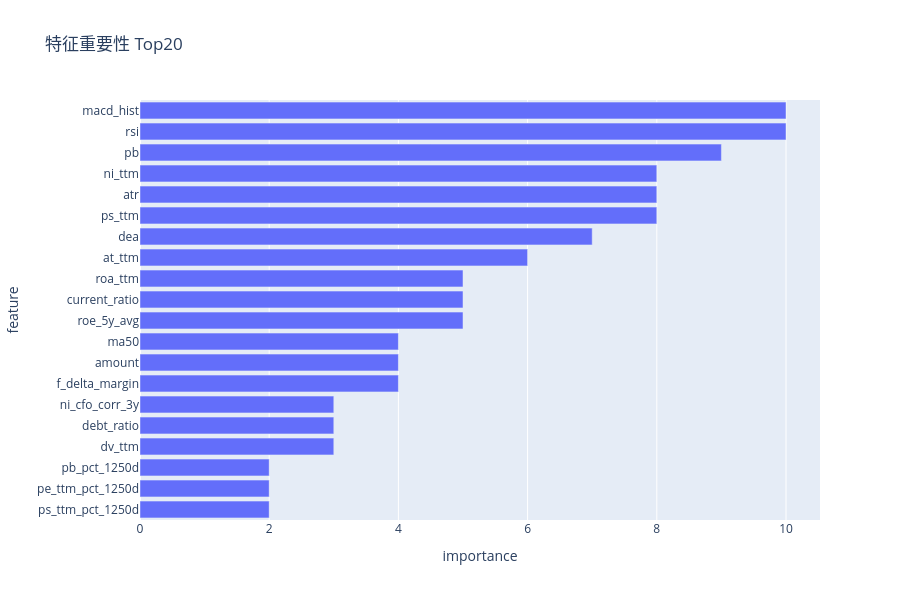
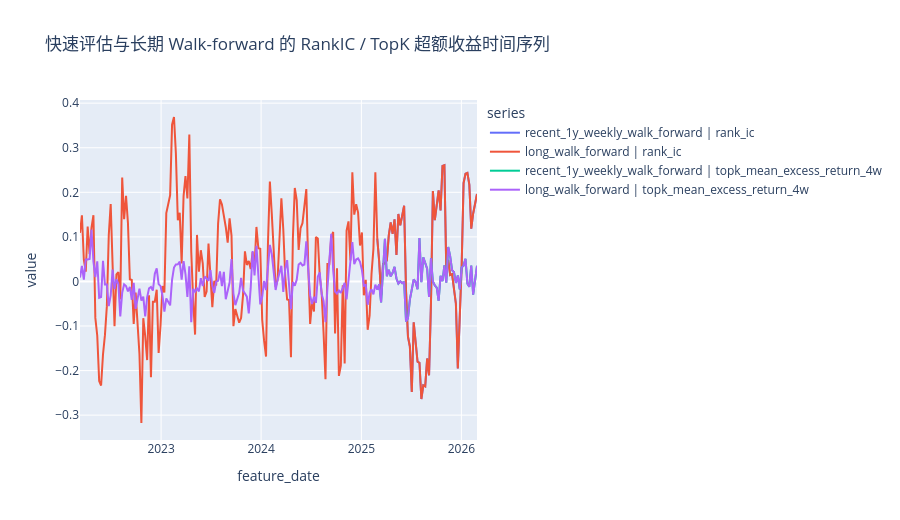
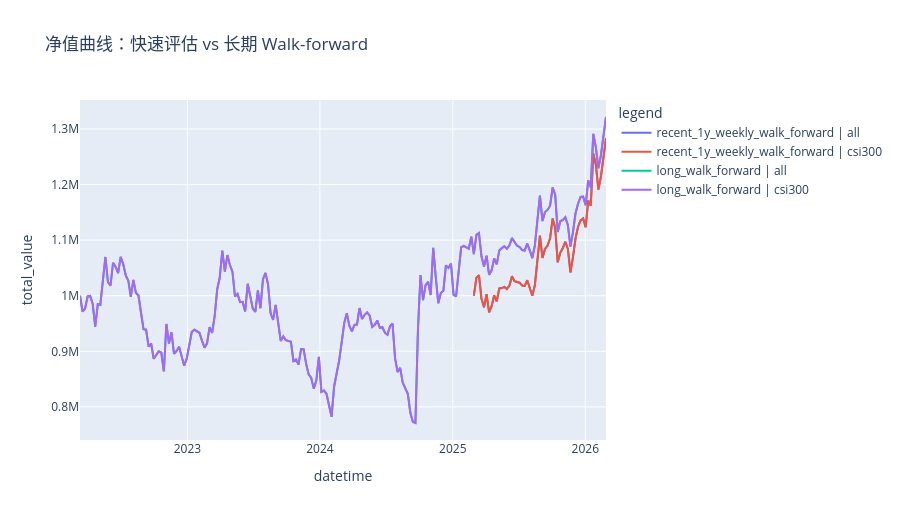
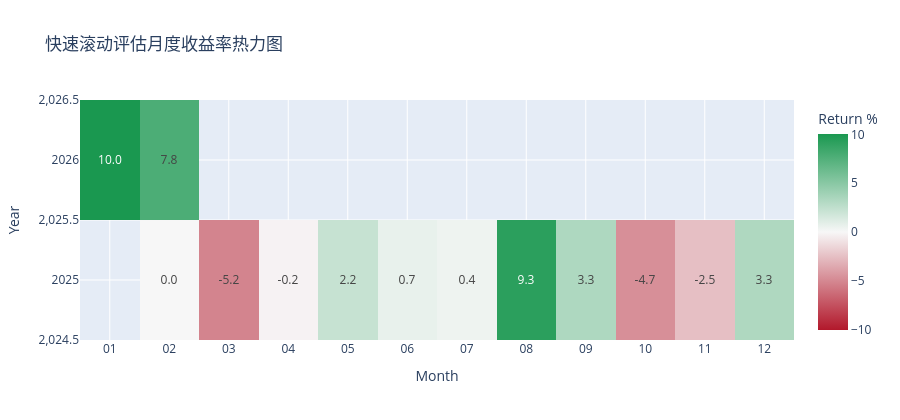

The notebook cell these images were saved under, in order:
### Markdown cell above
## 9. 分析与可视化

这一节聚合输出特征重要性、快速评估与长期 walk-forward 的 RankIC/TopK 序列、净值曲线、切片表现和最新预测表。

### Code cell
display(Markdown("**快速滚动评估摘要**"))
display(rolling_summary)
display(rolling_backtest_metric_frame)
if LONG_WALK_FORWARD_ENABLED and not walk_forward_summary.empty:
    display(Markdown("**长期 Walk-forward 摘要**"))
    display(walk_forward_summary)
    display(walk_forward_backtest_metric_frame)

overview_rows = [
    {
        "evaluation_name": "recent_1y_weekly_walk_forward",
        "rank_ic_ir": _format_metric(rolling_summary.iloc[0]["rank_ic_ir"]) if not rolling_summary.empty else "NA",
        "topk_mean_excess_return_4w": _format_metric(rolling_summary.iloc[0]["topk_mean_excess_return_4w"]) if not rolling_summary.empty else "NA",
        "strategy_total_return": _format_metric(backtest_metrics.get("strategy_total_return")),
        "strategy_max_drawdown": _format_metric(backtest_metrics.get("strategy_max_drawdown")),
        "strategy_total_cost": _format_metric(backtest_metrics.get("strategy_total_cost")),
        "strategy_turnover_ratio_total": _format_metric(backtest_metrics.get("strategy_turnover_ratio_total")),
        "evaluation_dates": len(rolling_eval_dates),
    }
]
if LONG_WALK_FORWARD_ENABLED and not walk_forward_summary.empty:
    overview_rows.append(
        {
            "evaluation_name": "long_walk_forward",
            "rank_ic_ir": _format_metric(walk_forward_summary.iloc[0]["rank_ic_ir"]),
            "topk_mean_excess_return_4w": _format_metric(walk_forward_summary.iloc[0]["topk_mean_excess_return_4w"]),
            "strategy_total_return": _format_metric(walk_forward_backtest_metrics.get("strategy_total_return")),
            "strategy_max_drawdown": _format_metric(walk_forward_backtest_metrics.get("strategy_max_drawdown")),
            "strategy_total_cost": _format_metric(walk_forward_backtest_metrics.get("strategy_total_cost")),
            "strategy_turnover_ratio_total": _format_metric(walk_forward_backtest_metrics.get("strategy_turnover_ratio_total")),
            "evaluation_dates": len(walk_forward_eval_dates),
        }
    )
display(Markdown("**窗口结果对比**"))
display(pd.DataFrame(overview_rows))

cost_frames = [rolling_backtest_metric_frame.copy()] if not rolling_backtest_metric_frame.empty else []
if LONG_WALK_FORWARD_ENABLED and not walk_forward_backtest_metric_frame.empty:
    cost_frames.append(walk_forward_backtest_metric_frame.copy())
if cost_frames:
    cost_compare = pd.concat(cost_frames, ignore_index=True)
    display(Markdown("**净收益回测成本拆解**"))
    display(
        cost_compare[
            [
                "evaluation_name",
                "strategy_total_cost",
                "strategy_commission",
                "strategy_exchange_fee",
                "strategy_transfer_fee",
                "strategy_stamp_duty",
                "strategy_impact_cost",
                "strategy_gross_trade_value",
                "strategy_turnover_ratio_total",
                "strategy_trade_count",
                "backtest_mode",
                "execution_price",
            ]
        ]
    )

importance_fig = px.bar(
    feature_importance_frame.head(20).sort_values("importance", ascending=True),
    x="importance",
    y="feature",
    orientation="h",
    title="特征重要性 Top20",
)
importance_fig.update_layout(height=600)
importance_fig.show()

detail_frames = [rolling_details.copy()]
if LONG_WALK_FORWARD_ENABLED and not walk_forward_details.empty:
    detail_frames.append(walk_forward_details.copy())
detail_plot = pd.concat(detail_frames, ignore_index=True).melt(
    id_vars=["feature_date", "recipe", "evaluation_name"],
    value_vars=["rank_ic", "topk_mean_excess_return_4w"],
    var_name="metric",
    value_name="value",
)
detail_plot["series"] = detail_plot["evaluation_name"].astype(str) + " | " + detail_plot["metric"].astype(str)
detail_fig = px.line(
    detail_plot,
    x="feature_date",
    y="value",
    color="series",
    title="快速评估与长期 Walk-forward 的 RankIC / TopK 超额收益时间序列",
)
detail_fig.update_layout(height=520)
detail_fig.show()

equity_plot_frames = []
if not equity_curve_frame.empty:
    equity_plot_frames.append(equity_curve_frame.copy())
if not slice_equity_curve_frame.empty:
    equity_plot_frames.append(slice_equity_curve_frame.copy())
if LONG_WALK_FORWARD_ENABLED and not walk_forward_equity_curve_frame.empty:
    equity_plot_frames.append(walk_forward_equity_curve_frame.copy())
if LONG_WALK_FORWARD_ENABLED and not walk_forward_slice_equity_curve_frame.empty:
    equity_plot_frames.append(walk_forward_slice_equity_curve_frame.copy())

if equity_plot_frames:
    equity_plot = pd.concat(equity_plot_frames, ignore_index=True)
    equity_plot["legend"] = equity_plot["evaluation_name"].astype(str) + " | " + equity_plot["series"].astype(str)
    equity_fig = px.line(
        equity_plot,
        x="datetime",
        y="total_value",
        color="legend",
        title="净值曲线：快速评估 vs 长期 Walk-forward",
    )
    equity_fig.update_layout(height=520)
    equity_fig.show()

rolling_monthly_return_heatmap = _build_monthly_return_heatmap_frame(equity_curve_frame)
rolling_annual_return_heatmap = _build_annual_return_heatmap_frame(equity_curve_frame)
display(Markdown("**快速滚动评估收益率热力图**"))
_render_return_heatmap(
    rolling_monthly_return_heatmap,
    title="快速滚动评估月度收益率热力图",
    x_label="Month",
    y_label="Year",
)
_render_return_heatmap(
    rolling_annual_return_heatmap,
    title="快速滚动评估年度收益率热力图",
    x_label="Year",
    y_label="Series",
)

if LONG_WALK_FORWARD_ENABLED and not walk_forward_equity_curve_frame.empty:
    walk_forward_monthly_return_heatmap = _build_monthly_return_heatmap_frame(walk_forward_equity_curve_frame)
    walk_forward_annual_return_heatmap = _build_annual_return_heatmap_frame(walk_forward_equity_curve_frame)
    display(Markdown("**长期 Walk-forward 收益率热力图**"))
    _render_return_heatmap(
        walk_forward_monthly_return_heatmap,
        title="长期 Walk-forward 月度收益率热力图",
        x_label="Month",
        y_label="Year",
    )
    _render_return_heatmap(
        walk_forward_annual_return_heatmap,
        title="长期 Walk-forward 年度收益率热力图",
        x_label="Year",
        y_label="Series",
    )
else:
    walk_forward_monthly_return_heatmap = pd.DataFrame()
    walk_forward_annual_return_heatmap = pd.DataFrame()
    if LONG_WALK_FORWARD_ENABLED:
        display(Markdown("**长期 Walk-forward 收益率热力图**：净值曲线为空，已跳过。"))
    else:
        display(Markdown("**长期 Walk-forward 收益率热力图**：当前未启用长期 Walk-forward。"))

slice_summary_frames = []
if not slice_summary_frame.empty:
    slice_summary_frames.append(slice_summary_frame.copy())
if LONG_WALK_FORWARD_ENABLED and not walk_forward_slice_summary_frame.empty:
    slice_summary_frames.append(walk_forward_slice_summary_frame.copy())

if slice_summary_frames:
    combined_slice_summary = pd.concat(slice_summary_frames, ignore_index=True)
    slice_rank_fig = px.bar(
        combined_slice_summary,
        x="slice",
        y="rank_ic_ir",
        color="evaluation_name",
        barmode="group",
        title="切片 RankIC_IR 对比",
    )
    slice_rank_fig.update_layout(height=420)
    slice_rank_fig.show()
else:
    display(Markdown("**切片图表**：当前 universe 无可展示的 CSI300 / CSI500 切片。"))

display(Markdown(f"**最新预测日期**：`{pd.Timestamp(latest_feature_date).date()}`"))
display(
    latest_prediction_with_labels[
        [
            column
            for column in [
                "instrument",
                "score",
                "future_return_4w",
                LABEL_COLUMN,
                "l1_name",
                "in_csi300",
                "in_csi500",
            ]
            if column in latest_prediction_with_labels.columns
        ]
    ].head(20)
)

### Figure 1 — Plotly figure (JSON) as saved in the notebook; plotly's stock layout.template omitted (floating-point values rounded to 4 significant figures)
{"data": [{"hovertemplate": "importance=%{x}<br>feature=%{y}<extra></extra>", "legendgroup": "", "marker": {"color": "#636efa", "pattern": {"shape": ""}}, "name": "", "orientation": "h", "showlegend": false, "textposition": "auto", "type": "bar", "x": [2, 2, 2, 3, 3, 3, 4, 4, 4, 5, 5, 5, 6, 7, 8, 8, 8, 9, 10, 10], "xaxis": "x", "y": ["ps_ttm_pct_1250d", "pe_ttm_pct_1250d", "pb_pct_1250d", "dv_ttm", "debt_ratio", "ni_cfo_corr_3y", "f_delta_margin", "amount", "ma50", "roe_5y_avg", "current_ratio", "roa_ttm", "at_ttm", "dea", "ps_ttm", "atr", "ni_ttm", "pb", "rsi", "macd_hist"], "yaxis": "y"}], "layout": {"barmode": "relative", "height": 600, "legend": {"tracegroupgap": 0}, "title": {"text": "特征重要性 Top20"}, "xaxis": {"anchor": "y", "domain": [0, 1], "title": {"text": "importance"}}, "yaxis": {"anchor": "x", "domain": [0, 1], "title": {"text": "feature"}}}}

### Figure 2 — Plotly figure (JSON) as saved in the notebook; plotly's stock layout.template omitted (floating-point values rounded to 4 significant figures; data arrays with more than 128 entries replaced by an {"elided": "..."} marker saying what was removed)
{"data": [{"hovertemplate": "series=recent_1y_weekly_walk_forward | rank_ic<br>feature_date=%{x}<br>value=%{y}<extra></extra>", "legendgroup": "recent_1y_weekly_walk_forward | rank_ic", "line": {"color": "#636efa", "dash": "solid"}, "marker": {"symbol": "circle"}, "mode": "lines", "name": "recent_1y_weekly_walk_forward | rank_ic", "orientation": "v", "showlegend": true, "type": "scatter", "x": ["2025-02-28T00:00:00.000000000", "2025-03-07T00:00:00.000000000", "2025-03-14T00:00:00.000000000", "2025-03-21T00:00:00.000000000", "2025-03-28T00:00:00.000000000", "2025-04-04T00:00:00.000000000", "2025-04-11T00:00:00.000000000", "2025-04-18T00:00:00.000000000", "2025-04-25T00:00:00.000000000", "2025-05-02T00:00:00.000000000", "2025-05-09T00:00:00.000000000", "2025-05-16T00:00:00.000000000", "2025-05-23T00:00:00.000000000", "2025-05-30T00:00:00.000000000", "2025-06-06T00:00:00.000000000", "2025-06-13T00:00:00.000000000", "2025-06-20T00:00:00.000000000", "2025-06-27T00:00:00.000000000", "2025-07-04T00:00:00.000000000", "2025-07-11T00:00:00.000000000", "2025-07-18T00:00:00.000000000", "2025-07-25T00:00:00.000000000", "2025-08-01T00:00:00.000000000", "2025-08-08T00:00:00.000000000", "2025-08-15T00:00:00.000000000", "2025-08-22T00:00:00.000000000", "2025-08-29T00:00:00.000000000", "2025-09-05T00:00:00.000000000", "2025-09-12T00:00:00.000000000", "2025-09-19T00:00:00.000000000", "2025-09-26T00:00:00.000000000", "2025-10-03T00:00:00.000000000", "2025-10-10T00:00:00.000000000", "2025-10-17T00:00:00.000000000", "2025-10-24T00:00:00.000000000", "2025-10-31T00:00:00.000000000", "2025-11-07T00:00:00.000000000", "2025-11-14T00:00:00.000000000", "2025-11-21T00:00:00.000000000", "2025-11-28T00:00:00.000000000", "2025-12-05T00:00:00.000000000", "2025-12-12T00:00:00.000000000", "2025-12-19T00:00:00.000000000", "2025-12-26T00:00:00.000000000", "2026-01-02T00:00:00.000000000", "2026-01-09T00:00:00.000000000", "2026-01-16T00:00:00.000000000", "2026-01-23T00:00:00.000000000", "2026-01-30T00:00:00.000000000", "2026-02-06T00:00:00.000000000", "2026-02-13T00:00:00.000000000", "2026-02-27T00:00:00.000000000"], "xaxis": "x", "y": [0.09624, 0.04473, -0.0308, 0.03916, 0.04107, 0.0471, 0.1032, 0.1323, 0.1066, 0.1394, 0.05939, 0.1513, 0.1257, 0.1485, 0.1699, -0.02128, -0.1239, -0.1459, -0.2479, -0.09178, -0.1362, -0.1802, -0.1826, -0.2638, -0.2331, -0.2353, -0.1729, -0.2107, -0.0489, 0.2028, 0.1377, 0.1698, 0.2045, 0.1592, 0.2591, 0.2608, 0.02199, 0.04818, 0.01451, 0.01643, -0.02378, -0.04999, -0.1951, -0.08557, 0.03407, 0.2206, 0.2415, 0.2434, 0.2171, 0.1183, 0.1525, 0.1963], "yaxis": "y"}, {"hovertemplate": "series=long_walk_forward | rank_ic<br>feature_date=%{x}<br>value=%{y}<extra></extra>", "legendgroup": "long_walk_forward | rank_ic", "line": {"color": "#EF553B", "dash": "solid"}, "marker": {"symbol": "circle"}, "mode": "lines", "name": "long_walk_forward | rank_ic", "orientation": "v", "showlegend": true, "type": "scatter", "x": {"elided": "203 str values"}, "xaxis": "x", "y": {"elided": "203 float values"}, "yaxis": "y"}, {"hovertemplate": "series=recent_1y_weekly_walk_forward | topk_mean_excess_return_4w<br>feature_date=%{x}<br>value=%{y}<extra></extra>", "legendgroup": "recent_1y_weekly_walk_forward | topk_mean_excess_return_4w", "line": {"color": "#00cc96", "dash": "solid"}, "marker": {"symbol": "circle"}, "mode": "lines", "name": "recent_1y_weekly_walk_forward | topk_mean_excess_return_4w", "orientation": "v", "showlegend": true, "type": "scatter", "x": ["2025-02-28T00:00:00.000000000", "2025-03-07T00:00:00.000000000", "2025-03-14T00:00:00.000000000", "2025-03-21T00:00:00.000000000", "2025-03-28T00:00:00.000000000", "2025-04-04T00:00:00.000000000", "2025-04-11T00:00:00.000000000", "2025-04-18T00:00:00.000000000", "2025-04-25T00:00:00.000000000", "2025-05-02T00:00:00.000000000", "2025-05-09T00:00:00.000000000", "2025-05-16T00:00:00.000000000", "2025-05-23T00:00:00.000000000", "2025-05-30T00:00:00.000000000", "2025-06-06T00:00:00.000000000", "2025-06-13T00:00:00.000000000", "2025-06-20T00:00:00.000000000", "2025-06-27T00:00:00.000000000", "2025-07-04T00:00:00.000000000", "2025-07-11T00:00:00.000000000", "2025-07-18T00:00:00.000000000", "2025-07-25T00:00:00.000000000", "2025-08-01T00:00:00.000000000", "2025-08-08T00:00:00.000000000", "2025-08-15T00:00:00.000000000", "2025-08-22T00:00:00.000000000", "2025-08-29T00:00:00.000000000", "2025-09-05T00:00:00.000000000", "2025-09-12T00:00:00.000000000", "2025-09-19T00:00:00.000000000", "2025-09-26T00:00:00.000000000", "2025-10-03T00:00:00.000000000", "2025-10-10T00:00:00.000000000", "2025-10-17T00:00:00.000000000", "2025-10-24T00:00:00.000000000", "2025-10-31T00:00:00.000000000", "2025-11-07T00:00:00.000000000", "2025-11-14T00:00:00.000000000", "2025-11-21T00:00:00.000000000", "2025-11-28T00:00:00.000000000", "2025-12-05T00:00:00.000000000", "2025-12-12T00:00:00.000000000", "2025-12-19T00:00:00.000000000", "2025-12-26T00:00:00.000000000", "2026-01-02T00:00:00.000000000", "2026-01-09T00:00:00.000000000", "2026-01-16T00:00:00.000000000", "2026-01-23T00:00:00.000000000", "2026-01-30T00:00:00.000000000", "2026-02-06T00:00:00.000000000", "2026-02-13T00:00:00.000000000", "2026-02-27T00:00:00.000000000"], "xaxis": "x", "y": [-0.01826, -0.00623, -0.04711, 0.02339, 0.09551, 0.01185, 0.02614, 0.01133, 0.01936, 0.03258, 0.006581, -0.004592, 0.0002848, -0.003734, -0.0007914, -0.08977, -0.0826, -0.04071, -0.01763, 0.004662, -0.001915, -0.01724, 0.09739, -0.001449, 0.05411, 0.04031, 0.02846, -0.0347, 0.05209, -9.83e-05, -0.009216, -0.01383, -0.04339, 0.01275, 0.0007228, 0.03624, -0.002798, 0.07739, 0.05685, 0.02555, 0.0206, -0.003283, 0.01343, -0.01765, 0.03158, 0.03545, 0.05081, -0.004915, -0.01211, 0.03554, -0.02974, 0.03506], "yaxis": "y"}, {"hovertemplate": "series=long_walk_forward | topk_mean_excess_return_4w<br>feature_date=%{x}<br>value=%{y}<extra></extra>", "legendgroup": "long_walk_forward | topk_mean_excess_return_4w", "line": {"color": "#ab63fa", "dash": "solid"}, "marker": {"symbol": "circle"}, "mode": "lines", "name": "long_walk_forward | topk_mean_excess_return_4w", "orientation": "v", "showlegend": true, "type": "scatter", "x": {"elided": "203 str values"}, "xaxis": "x", "y": {"elided": "203 float values"}, "yaxis": "y"}], "layout": {"height": 520, "legend": {"title": {"text": "series"}, "tracegroupgap": 0}, "title": {"text": "快速评估与长期 Walk-forward 的 RankIC / TopK 超额收益时间序列"}, "xaxis": {"anchor": "y", "domain": [0, 1], "title": {"text": "feature_date"}}, "yaxis": {"anchor": "x", "domain": [0, 1], "title": {"text": "value"}}}}

### Figure 3 — Plotly figure (JSON) as saved in the notebook; plotly's stock layout.template omitted (floating-point values rounded to 4 significant figures; data arrays with more than 128 entries replaced by an {"elided": "..."} marker saying what was removed)
{"data": [{"hovertemplate": "legend=recent_1y_weekly_walk_forward | all<br>datetime=%{x}<br>total_value=%{y}<extra></extra>", "legendgroup": "recent_1y_weekly_walk_forward | all", "line": {"color": "#636efa", "dash": "solid"}, "marker": {"symbol": "circle"}, "mode": "lines", "name": "recent_1y_weekly_walk_forward | all", "orientation": "v", "showlegend": true, "type": "scatter", "x": ["2025-02-28T00:00:00.000000000", "2025-03-07T00:00:00.000000000", "2025-03-14T00:00:00.000000000", "2025-03-21T00:00:00.000000000", "2025-03-28T00:00:00.000000000", "2025-04-04T00:00:00.000000000", "2025-04-11T00:00:00.000000000", "2025-04-18T00:00:00.000000000", "2025-04-25T00:00:00.000000000", "2025-05-02T00:00:00.000000000", "2025-05-09T00:00:00.000000000", "2025-05-16T00:00:00.000000000", "2025-05-23T00:00:00.000000000", "2025-05-30T00:00:00.000000000", "2025-06-06T00:00:00.000000000", "2025-06-13T00:00:00.000000000", "2025-06-20T00:00:00.000000000", "2025-06-27T00:00:00.000000000", "2025-07-04T00:00:00.000000000", "2025-07-11T00:00:00.000000000", "2025-07-18T00:00:00.000000000", "2025-07-25T00:00:00.000000000", "2025-08-01T00:00:00.000000000", "2025-08-08T00:00:00.000000000", "2025-08-15T00:00:00.000000000", "2025-08-22T00:00:00.000000000", "2025-08-29T00:00:00.000000000", "2025-09-05T00:00:00.000000000", "2025-09-12T00:00:00.000000000", "2025-09-19T00:00:00.000000000", "2025-09-26T00:00:00.000000000", "2025-10-03T00:00:00.000000000", "2025-10-10T00:00:00.000000000", "2025-10-17T00:00:00.000000000", "2025-10-24T00:00:00.000000000", "2025-10-31T00:00:00.000000000", "2025-11-07T00:00:00.000000000", "2025-11-14T00:00:00.000000000", "2025-11-21T00:00:00.000000000", "2025-11-28T00:00:00.000000000", "2025-12-05T00:00:00.000000000", "2025-12-12T00:00:00.000000000", "2025-12-19T00:00:00.000000000", "2025-12-26T00:00:00.000000000", "2026-01-02T00:00:00.000000000", "2026-01-09T00:00:00.000000000", "2026-01-16T00:00:00.000000000", "2026-01-23T00:00:00.000000000", "2026-01-30T00:00:00.000000000", "2026-02-06T00:00:00.000000000", "2026-02-13T00:00:00.000000000", "2026-02-27T00:00:00.000000000"], "xaxis": "x", "y": [1000000.0, 1033000.0, 1037000.0, 994500.0, 979100.0, 1003000.0, 970000.0, 981200.0, 1001000.0, 989900.0, 1013000.0, 1014000.0, 1016000.0, 1012000.0, 1018000.0, 1035000.0, 1026000.0, 1025000.0, 1023000.0, 1018000.0, 1018000.0, 1028000.0, 1014000.0, 1000000.0, 1019000.0, 1065000.0, 1108000.0, 1068000.0, 1084000.0, 1090000.0, 1103000.0, 1139000.0, 1122000.0, 1060000.0, 1077000.0, 1086000.0, 1097000.0, 1084000.0, 1042000.0, 1070000.0, 1103000.0, 1124000.0, 1135000.0, 1139000.0, 1123000.0, 1172000.0, 1162000.0, 1256000.0, 1236000.0, 1191000.0, 1214000.0, 1284000.0], "yaxis": "y"}, {"hovertemplate": "legend=recent_1y_weekly_walk_forward | csi300<br>datetime=%{x}<br>total_value=%{y}<extra></extra>", "legendgroup": "recent_1y_weekly_walk_forward | csi300", "line": {"color": "#EF553B", "dash": "solid"}, "marker": {"symbol": "circle"}, "mode": "lines", "name": "recent_1y_weekly_walk_forward | csi300", "orientation": "v", "showlegend": true, "type": "scatter", "x": ["2025-02-28T00:00:00.000000000", "2025-03-07T00:00:00.000000000", "2025-03-14T00:00:00.000000000", "2025-03-21T00:00:00.000000000", "2025-03-28T00:00:00.000000000", "2025-04-04T00:00:00.000000000", "2025-04-11T00:00:00.000000000", "2025-04-18T00:00:00.000000000", "2025-04-25T00:00:00.000000000", "2025-05-02T00:00:00.000000000", "2025-05-09T00:00:00.000000000", "2025-05-16T00:00:00.000000000", "2025-05-23T00:00:00.000000000", "2025-05-30T00:00:00.000000000", "2025-06-06T00:00:00.000000000", "2025-06-13T00:00:00.000000000", "2025-06-20T00:00:00.000000000", "2025-06-27T00:00:00.000000000", "2025-07-04T00:00:00.000000000", "2025-07-11T00:00:00.000000000", "2025-07-18T00:00:00.000000000", "2025-07-25T00:00:00.000000000", "2025-08-01T00:00:00.000000000", "2025-08-08T00:00:00.000000000", "2025-08-15T00:00:00.000000000", "2025-08-22T00:00:00.000000000", "2025-08-29T00:00:00.000000000", "2025-09-05T00:00:00.000000000", "2025-09-12T00:00:00.000000000", "2025-09-19T00:00:00.000000000", "2025-09-26T00:00:00.000000000", "2025-10-03T00:00:00.000000000", "2025-10-10T00:00:00.000000000", "2025-10-17T00:00:00.000000000", "2025-10-24T00:00:00.000000000", "2025-10-31T00:00:00.000000000", "2025-11-07T00:00:00.000000000", "2025-11-14T00:00:00.000000000", "2025-11-21T00:00:00.000000000", "2025-11-28T00:00:00.000000000", "2025-12-05T00:00:00.000000000", "2025-12-12T00:00:00.000000000", "2025-12-19T00:00:00.000000000", "2025-12-26T00:00:00.000000000", "2026-01-02T00:00:00.000000000", "2026-01-09T00:00:00.000000000", "2026-01-16T00:00:00.000000000", "2026-01-23T00:00:00.000000000", "2026-01-30T00:00:00.000000000", "2026-02-06T00:00:00.000000000", "2026-02-13T00:00:00.000000000", "2026-02-27T00:00:00.000000000"], "xaxis": "x", "y": [1000000.0, 1033000.0, 1037000.0, 994500.0, 979100.0, 1003000.0, 970000.0, 981200.0, 1001000.0, 989900.0, 1013000.0, 1014000.0, 1016000.0, 1012000.0, 1018000.0, 1035000.0, 1026000.0, 1025000.0, 1023000.0, 1018000.0, 1018000.0, 1028000.0, 1014000.0, 1000000.0, 1019000.0, 1065000.0, 1108000.0, 1068000.0, 1084000.0, 1090000.0, 1103000.0, 1139000.0, 1122000.0, 1060000.0, 1077000.0, 1086000.0, 1097000.0, 1084000.0, 1042000.0, 1070000.0, 1103000.0, 1124000.0, 1135000.0, 1139000.0, 1123000.0, 1172000.0, 1162000.0, 1256000.0, 1236000.0, 1191000.0, 1214000.0, 1284000.0], "yaxis": "y"}, {"hovertemplate": "legend=long_walk_forward | all<br>datetime=%{x}<br>total_value=%{y}<extra></extra>", "legendgroup": "long_walk_forward | all", "line": {"color": "#00cc96", "dash": "solid"}, "marker": {"symbol": "circle"}, "mode": "lines", "name": "long_walk_forward | all", "orientation": "v", "showlegend": true, "type": "scatter", "x": {"elided": "203 str values"}, "xaxis": "x", "y": {"elided": "203 float values"}, "yaxis": "y"}, {"hovertemplate": "legend=long_walk_forward | csi300<br>datetime=%{x}<br>total_value=%{y}<extra></extra>", "legendgroup": "long_walk_forward | csi300", "line": {"color": "#ab63fa", "dash": "solid"}, "marker": {"symbol": "circle"}, "mode": "lines", "name": "long_walk_forward | csi300", "orientation": "v", "showlegend": true, "type": "scatter", "x": {"elided": "203 str values"}, "xaxis": "x", "y": {"elided": "203 float values"}, "yaxis": "y"}], "layout": {"height": 520, "legend": {"title": {"text": "legend"}, "tracegroupgap": 0}, "title": {"text": "净值曲线：快速评估 vs 长期 Walk-forward"}, "xaxis": {"anchor": "y", "domain": [0, 1], "title": {"text": "datetime"}}, "yaxis": {"anchor": "x", "domain": [0, 1], "title": {"text": "total_value"}}}}

### Figure 4 — Plotly figure (JSON) as saved in the notebook; plotly's stock layout.template omitted (floating-point values rounded to 4 significant figures)
{"data": [{"coloraxis": "coloraxis", "hovertemplate": "Month: %{x}<br>Year: %{y}<br>Return %: %{z}<extra></extra>", "name": "0", "texttemplate": "%{z:.1f}", "type": "heatmap", "x": ["01", "02", "03", "04", "05", "06", "07", "08", "09", "10", "11", "12"], "xaxis": "x", "y": [2025, 2026], "yaxis": "y", "z": [[NaN, 0.0, -5.174, -0.2092, 2.231, 0.6831, 0.4268, 9.269, 3.309, -4.673, -2.51, 3.279], [10.04, 7.78, NaN, NaN, NaN, NaN, NaN, NaN, NaN, NaN, NaN, NaN]]}], "layout": {"coloraxis": {"cmax": 10.04, "cmin": -10.04, "colorbar": {"title": {"text": "Return %"}}, "colorscale": [[0, "#b2182b"], [0.5, "#f7f7f7"], [1, "#1a9850"]]}, "height": 420, "title": {"text": "快速滚动评估月度收益率热力图"}, "xaxis": {"anchor": "y", "domain": [0, 1], "title": {"text": "Month"}}, "yaxis": {"anchor": "x", "autorange": true, "domain": [0, 1], "title": {"text": "Year"}}}}
